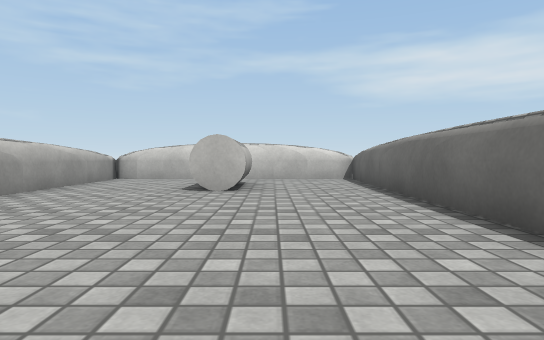
View 1 (above)

12 first-person views from a walk through a 3-D level made in the Unity game engine. The camera is 0.59 m above the floor, tilts 2° down and sees 75° across. The floor is counted in squares, 1 m on a side. Each view is taken from the middle of a square. On the plan, view 1 faces up. The plan holds only what a view shows up to about 10 squares ahead; the rest is blank. The place goes on beyond the plan. The player character is not drawn. Surface patterns are stand-ins for the level's own textures.

View 2
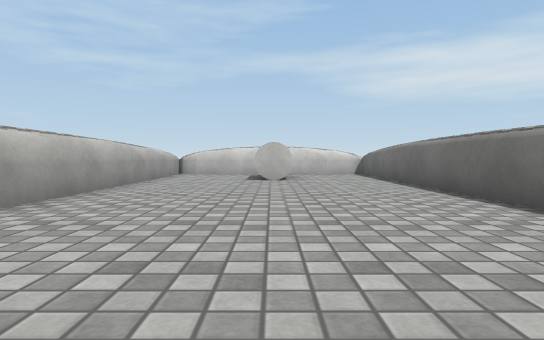

View 3
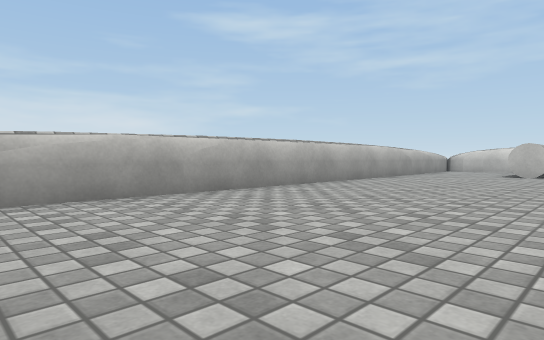

View 4
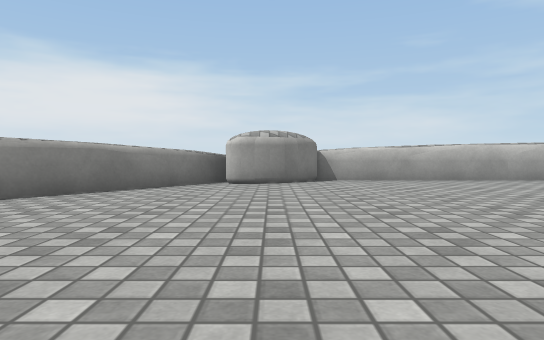

View 5
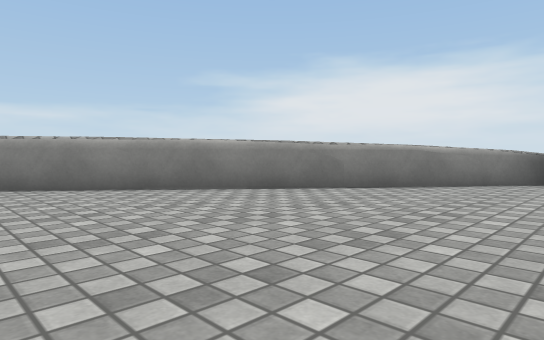

View 6
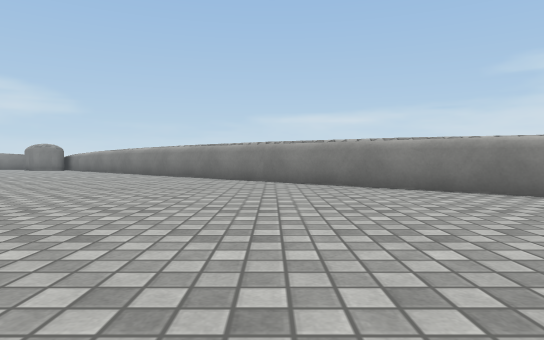

View 7
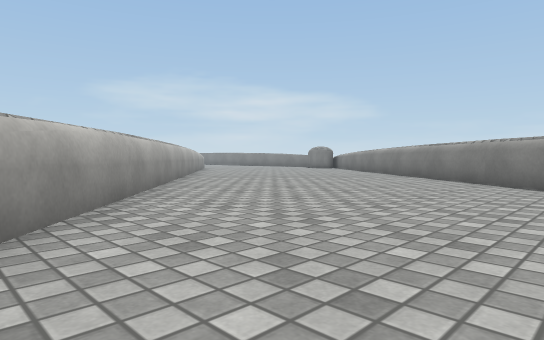

View 8
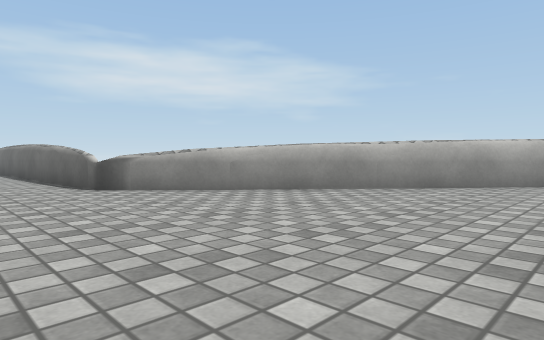

View 9
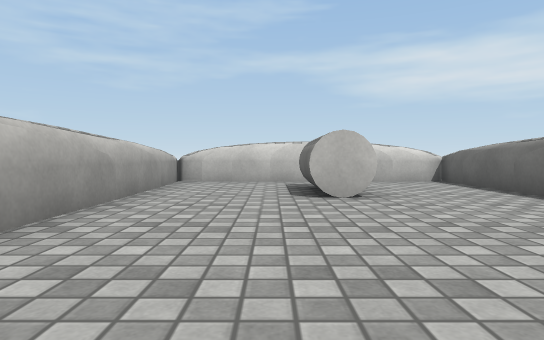

View 10
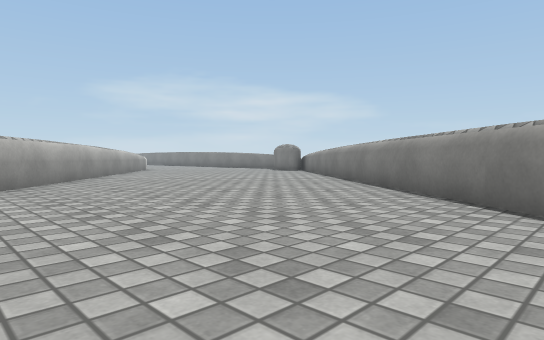

View 11
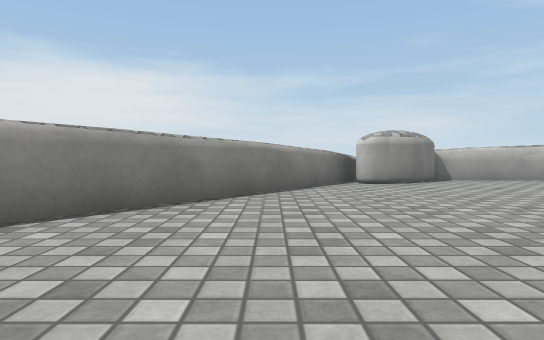

View 12
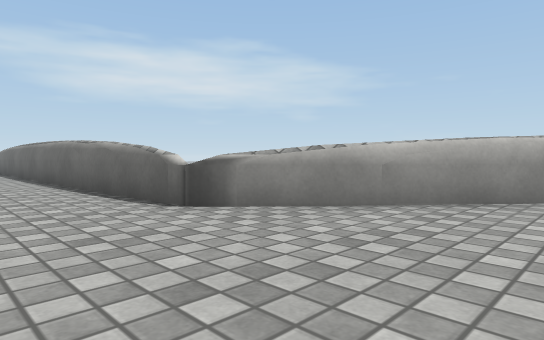

### Floor plan
Points are (right, up) in squares from view 1. A wall is a line through its corners. A room is listed if a view was taken in it or the views show most of it. See-through windows are left out.
Room 1 (views 1, 2, 3, 4, 5, 6, 7, 8, 9, 10, 11, 12)
walls: (3, -6) (2.3, -5.3) (2.2, -4.6); (2.3, -4.9) (2.1, -2); (2.1, -3.9) (2.1, 9.8) (-0.4, 9.6); (-3.8, -9.9) (7, -18.5); (-4.1, -9.8) (-3.5, -10.2); (14.6, -15.4) (13.5, -14.6); (-4, 6) (-4.2, -7.5); (15.7, -16.5) (2.6, -5.7); (1, 9.6) (-3.8, 9.8); (-2.9, 9.7) (-4.4, 9.9); (-4.3, 9.6) (-4.1, 1.7)
objects: other object (-4, -10) to (-3, -8); other object (-1, 6) to (-1, 8)

Positions as (right, up) in squares from view 1, and headings:
1: (0, 0), facing up
2: (-1, -3), facing up
3: (1, -6), facing up-left
4: (5, -9), facing left
5: (6, -9), facing down-left
6: (6, -9), facing down
7: (4, -9), facing down-right
8: (0, -12), facing up-right
9: (-2, 1), facing up
10: (5, -13), facing down-right
11: (5, -12), facing left
12: (0, -9), facing up-right
